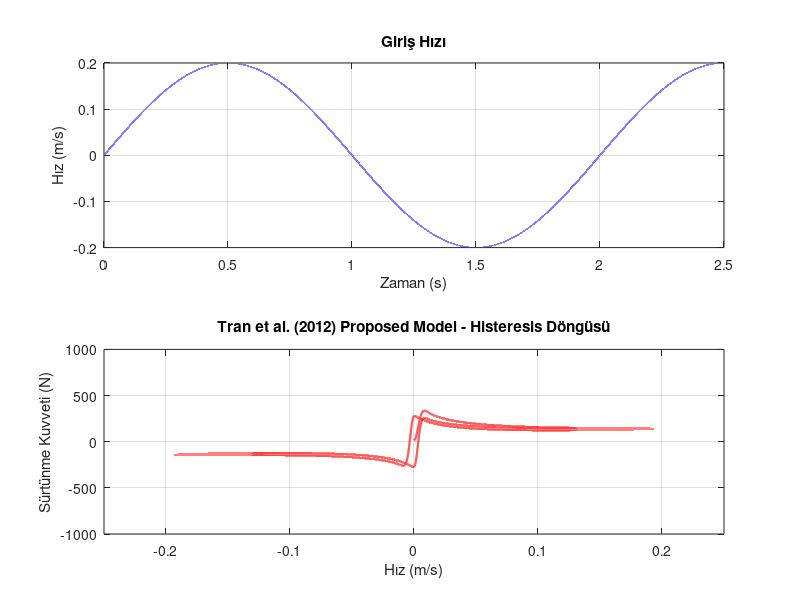

Reproduce this figure in MATLAB.
function hydraulic_friction_fixed()
    % --- AYARLAR ---
    % SİSTEMİN "SERTLİĞİNDEN" DOLAYI ÇOK KÜÇÜK ADIM GEREKİYOR
    dt = 1e-5;   % 0.00001 s (Önceki 0.0005 idi, patlamayı önlemek için küçülttük)
    T_end = 2.5; % Simülasyon süresi (s) - Döngüyü görmek için 2.5 sn yeterli
    t = 0:dt:T_end;
    
    % --- GİRİŞLER (Makale Şekil 11a benzeri) ---
    f = 0.5;     % Frekans (Hz)
    v_mag = 0.2; % Hız genliği (m/s)
    
    % Hız ve İvme vektörleri
    v = v_mag * sin(2*pi*f*t); 
    a = v_mag * 2*pi*f * cos(2*pi*f*t);
    
    % --- PARAMETRELER (Tip 1 Silindir - Tablo 2 ve 3'ten) ---
    p.sigma0 = 2.0e7;  % Kıl sertliği (N/m) 
    p.sigma1 = 0.1;    % Mikro sönümleme (Ns/m)
    p.sigma2 = 280;    % Viskoz sürtünme (Ns/m)
    
    p.Fc = 72;         % Coulomb sürtünmesi (N) (Ortalama alındı)
    p.Fs = 550;        % Statik sürtünme (N)
    p.vs = 0.02;       % Stribeck hızı (m/s)
    p.n  = 0.5;        % Üs
    
    % Proposed Model Ekstra Parametreleri
    p.T = 0.07;        % Proposed model zaman sabiti (s) [cite: 670]
    p.Kf = 1;          % Film katsayısı (Normalize varsayıldı)
    
    % Zaman sabitleri (Hızlanma ve yavaşlama için farklı - Tablo 3)
    p.tau_hp = 0.25; 
    p.tau_hn = 1.0;  
    p.tau_h0 = 40;
    
    % --- BAŞLANGIÇ KOŞULLARI ---
    N = length(t);
    z = zeros(1, N);
    h = zeros(1, N);
    Fr = zeros(1, N);
    
    % Başlangıçta sistem duruyor varsayımı
    h(1) = 0;
    z(1) = 0;
    
    fprintf('Simülasyon başladı... (Adım sayısı: %d)\n', N);
    
    % --- HESAPLAMA DÖNGÜSÜ ---
    for k = 1:N-1
        vk = v(k);
        ak = a(k);
        zk = z(k);
        hk = h(k);
        
        % 1. Stribeck Fonksiyonu g(v,h) [cite: 277]
        % (1-h) terimi filmin etkisini gösterir.
        gs_term = p.Fc + ((1 - hk)*p.Fs - p.Fc) * exp(-(abs(vk)/p.vs)^p.n);
        
        % Güvenlik: gs çok küçülürse patlamaması için alt limit
        gs = max(gs_term, 0.1); 
        
        % 2. Kıl Dinamiği (dz/dt) [cite: 274]
        % Standart LuGre formülasyonu: |v| kullanımı pasifliği garanti eder.
        dz_dt = vk - (p.sigma0 * zk / gs) * abs(vk);
        
        % 3. Film Dinamiği (dh/dt) [cite: 280-283]
        % Kararlı durum film kalınlığı
        h_ss = p.Kf * abs(vk)^(2/3);
        
        % Zaman sabiti seçimi (Hızlanma/Yavaşlama durumuna göre) [cite: 282]
        if vk == 0
            tau = p.tau_h0;
        elseif hk <= h_ss
            tau = p.tau_hp; % Hızlanma (film artıyor)
        else
            tau = p.tau_hn; % Yavaşlama (film inceliyor)
        end
        
        dh_dt = (1/tau) * (h_ss - hk);
        
        % 4. Euler Entegrasyonu
        z(k+1) = zk + dz_dt * dt;
        h(k+1) = hk + dh_dt * dt;
        
        % 5. Sürtünme Kuvveti (Proposed Model) [cite: 362]
        % Fr = sigma0*z + sigma1*dz/dt + sigma2*(v + T*dv/dt)
        Fr(k) = p.sigma0 * zk + p.sigma1 * dz_dt + ...
                p.sigma2 * (vk + p.T * ak);
    end
    
    % Son noktayı tamamla
    Fr(N) = Fr(N-1); 
    
    fprintf('Simülasyon tamamlandı.\n');

    % --- ÇİZDİRME ---
    figure('Color', 'w');
    
    subplot(2,1,1);
    plot(t, v, 'b', 'LineWidth', 1.5); grid on;
    xlabel('Zaman (s)'); ylabel('Hız (m/s)');
    title('Giriş Hızı');
    
    subplot(2,1,2);
    plot(v, Fr, 'r', 'LineWidth', 1.5); grid on;
    xlabel('Hız (m/s)'); ylabel('Sürtünme Kuvveti (N)');
    title('Tran et al. (2012) Proposed Model - Histeresis Döngüsü');
    
    % Görseli güzelleştirme
    xlim([-0.25 0.25]);
    ylim([-1000 1000]); % Makaledeki ölçeklere yakın
end
